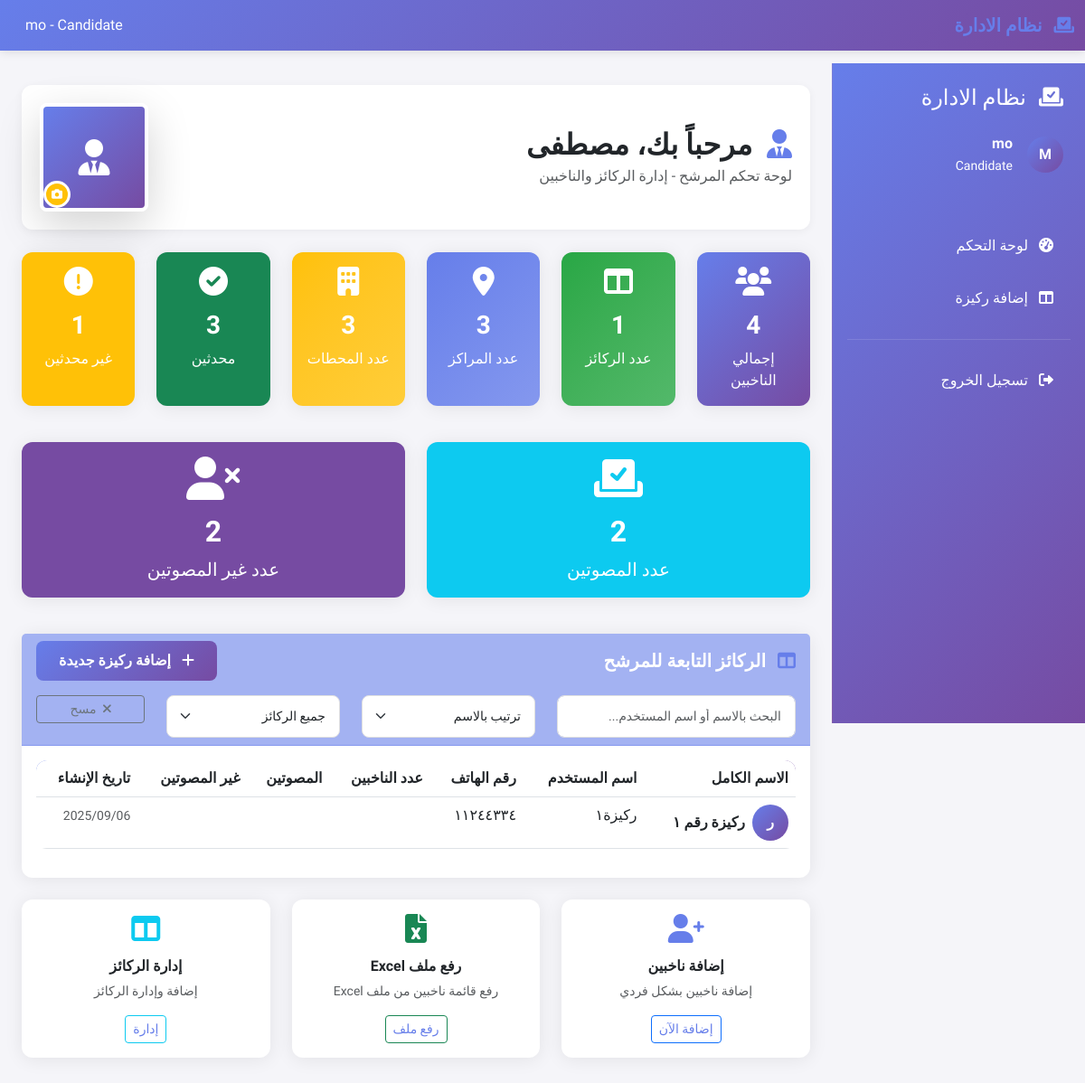
The app's page /candidate/dashboard/ (signed in), older data.
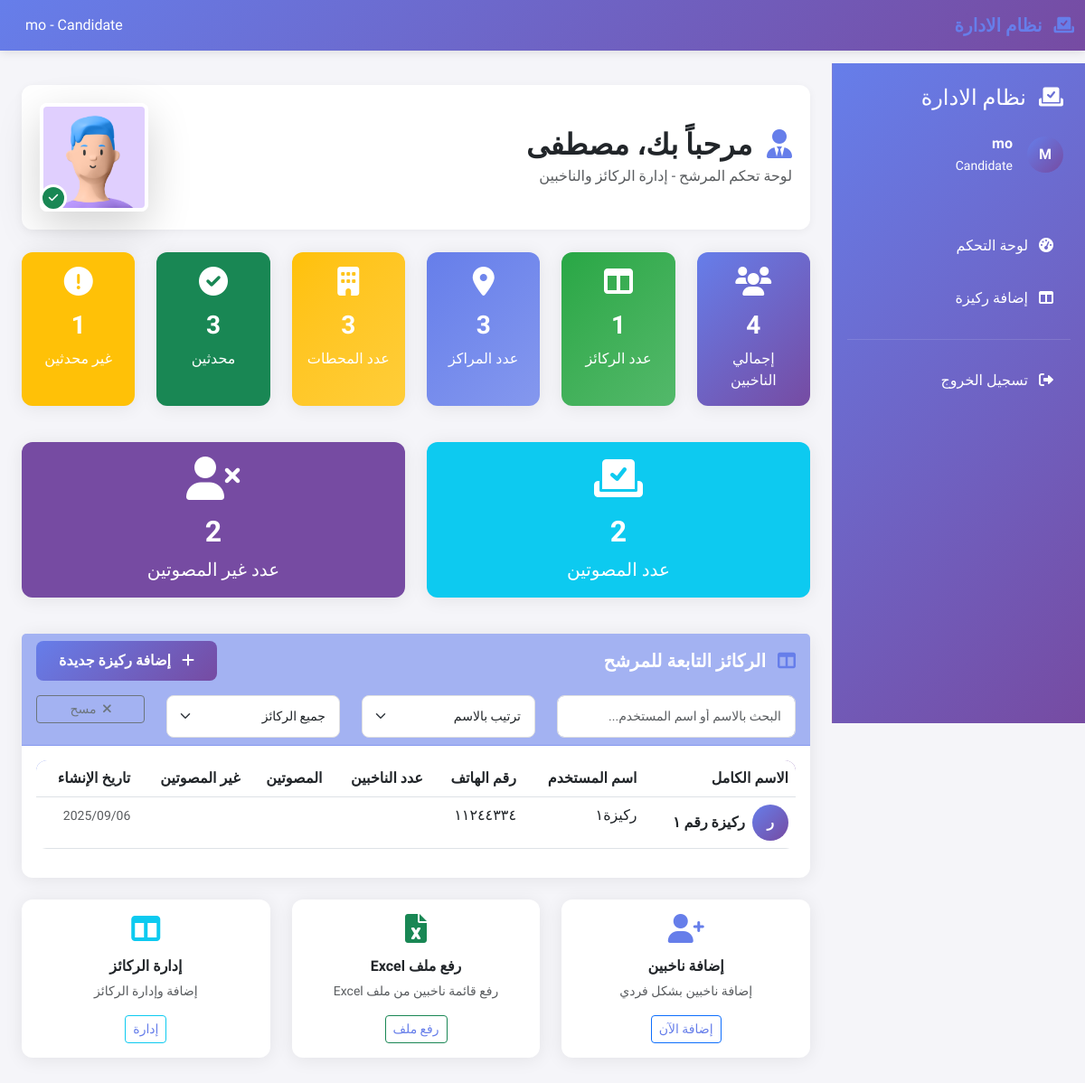
The same page, newer data.
### elections/models.py (models this page shows, shortened)
class Candidate(models.Model):
    user = models.OneToOneField(CustomUser, on_delete=models.CASCADE, related_name='candidate_profile')
    entity = models.ForeignKey(Entity, on_delete=models.CASCADE, related_name='candidates', verbose_name='الكيان')
    profile_image = models.ImageField(upload_to='candidate_images/', verbose_name='الصورة الشخصية', blank=True)
    class Meta:
        verbose_name = 'مرشح'
        verbose_name_plural = 'المرشحون'

class CustomUser(AbstractUser):
    USER_TYPES = (
        ('admin', 'إدارة'),
        ('entity', 'كيان'),
        ('candidate', 'مرشح'),
        ('pillar', 'ركيزة'),
    )
    user_type = models.CharField(max_length=20, choices=USER_TYPES, default='pillar')
    full_name = models.CharField(max_length=200, verbose_name='الاسم الكامل')
    phone_number = models.CharField(max_length=15, verbose_name='رقم الهاتف', blank=True)
    created_at = models.DateTimeField(default=timezone.now, verbose_name='تاريخ الإنشاء')
    updated_at = models.DateTimeField(auto_now=True, verbose_name='تاريخ التحديث')
    class Meta:
        verbose_name = 'مستخدم'
        verbose_name_plural = 'المستخدمون'

### elections/views.py (the view)
# urls.py: path('candidate/dashboard/', views.candidate_dashboard, name='candidate_dashboard'),
@login_required
def candidate_dashboard(request):
    if request.user.user_type != 'candidate':
        return redirect('elections:login')
    candidate = get_object_or_404(Candidate, user=request.user)
    pillars = candidate.pillars.all()
    total_pillars = pillars.count()
    total_voters = candidate.voters.count()
    total_centers = candidate.voters.values('center_number').distinct().count()
    total_stations = candidate.voters.values('station').distinct().count()
    updated_voters = candidate.voters.filter(card_status='updated').count()
    not_updated_voters = candidate.voters.filter(card_status='not_updated').count()
    voted_voters = candidate.voters.filter(voting_status='voted').count()
    not_voted_voters = candidate.voters.filter(voting_status='not_voted').count()
    context = {
        'candidate': candidate,
        'pillars': pillars,
        'stats': {
            'total_pillars': total_pillars,
            'total_voters': total_voters,
            'total_centers': total_centers,
            'total_stations': total_stations,
            'updated_cards': updated_voters,
            'not_updated_cards': not_updated_voters,
            'voted': voted_voters,
            'not_voted': not_voted_voters,
        }
    }
    response = render(request, 'elections/candidate_dashboard.html', context)
    response['Cache-Control'] = 'no-cache, no-store, must-revalidate'
    response['Pragma'] = 'no-cache'
    response['Expires'] = '0'
    return response

### elections/context_processors.py (called while the page is built, shortened)
def appearance_settings(request):
    settings = AppearanceSettings.get_active_settings()
    if settings:
        return {
            'appearance_settings': {
                'primary_color': settings.primary_color,
                'secondary_color': settings.secondary_color,
                'button_text_color': settings.button_text_color,
                'card_title_color': settings.card_title_color,
            }
        }

### elections/models.py (called while the page is built)
    @classmethod
    def get_active_settings(cls):
        return cls.objects.filter(is_active=True).first()

### elections/templates/elections/candidate_dashboard.html (shortened to what the changed rows need)
{% extends 'elections/base.html' %}
{% block content %}
<div class="page-header">
    <div class="row align-items-center">
        <div class="col-md-8">
            <h2 class="fw-bold mb-1">
                <i class="fas fa-user-tie me-2 text-primary"></i>
                مرحباً بك، {{ candidate.user.full_name }}
            </h2>
            <p class="text-muted mb-0">لوحة تحكم المرشح - إدارة الركائز والناخبين</p>
        </div>
        <div class="col-md-4 text-end">
            <div class="candidate-profile-container position-relative d-inline-block">
                {% if candidate.profile_image %}
                    <div class="candidate-image-wrapper position-relative">
                        <img src="{{ candidate.profile_image.url }}?t={{ candidate.user.updated_at|date:'U' }}" alt="{{ candidate.user.full_name }}"
                             class="candidate-profile-image rounded-3 shadow-lg"
                             style="width: 120px; height: 120px; object-fit: cover; border: 4px solid #fff; transition: all 0.3s ease;">
                        <div class="candidate-badge position-absolute bottom-0 end-0 bg-success rounded-circle d-flex align-items-center justify-content-center"
                             style="width: 30px; height: 30px; border: 3px solid #fff;">
                            <i class="fas fa-check text-white" style="font-size: 12px;"></i>
                        </div>
                    </div>
                {% else %}
                    <div class="candidate-default-image position-relative d-flex align-items-center justify-content-center rounded-3 shadow-lg"
                         style="width: 120px; height: 120px; background: linear-gradient(135deg, #667eea 0%, #764ba2 100%); border: 4px solid #fff;">
                        <i class="fas fa-user-tie text-white" style="font-size: 40px;"></i>
                        <div class="candidate-badge position-absolute bottom-0 end-0 bg-warning rounded-circle d-flex align-items-center justify-content-center"
                             style="width: 30px; height: 30px; border: 3px solid #fff;">
                            <i class="fas fa-camera text-white" style="font-size: 12px;"></i>
                        </div>
                    </div>
                {% endif %}
            </div>
        </div>
    </div>
</div>
<div class="row mb-4">
    <div class="col-md-6 mb-3">
        <a href="{% url 'elections:statistics_detail' 'voted' %}" class="text-decoration-none">
            <div class="card bg-info text-white h-100 card-hover">
                <div class="card-body text-center">
                    <h2 class="fw-bold">{{ stats.voted }}</h2>
                </div>
            </div>
        </a>
    </div>
    <div class="col-md-6 mb-3">
        <a href="{% url 'elections:statistics_detail' 'not_voted' %}" class="text-decoration-none">
            <div class="card bg-secondary text-white h-100 card-hover">
                <div class="card-body text-center">
                    <h2 class="fw-bold">{{ stats.not_voted }}</h2>
                </div>
            </div>
        </a>
    </div>
</div>
<div class="card">
    <div class="card-body">
        {% if pillars %}
            <div class="table-responsive">
                <table class="table table-hover" id="pillarsTable">
                    <thead>
                        <tr>
                            <th>الاسم الكامل</th>
                            <th>اسم المستخدم</th>
                            <th>رقم الهاتف</th>
                            <th>عدد الناخبين</th>
                            <th>المصوتين</th>
                            <th>غير المصوتين</th>
                            <th>تاريخ الإنشاء</th>
                        </tr>
                    </thead>
                </table>
            </div>
        {% endif %}
    </div>
</div>
{% endblock %}

Row changes from the older to the newer data that the page shows:
changed Candidate "مصطفى": profile_image: picture added
